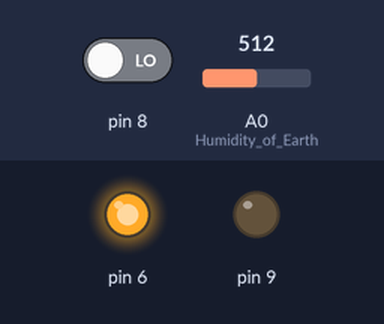
The sketch below on a simulated Arduino Uno, built with avr-gcc and run on an emulated ATmega328P. Parts: output pins drawn as LEDs (lit = HIGH). The inputs (shaded band) are chosen by the test bench; at power-on: A0 (Humidity_of_Earth) = 512, pin 8 LOW.

Above: at 1.2 s.
1.3 s: A0 (Humidity_of_Earth) set to 491
At 2.2 s:
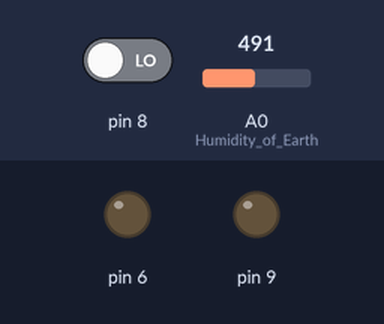
2.8 s: pin 8 driven HIGH
At 3.3 s:
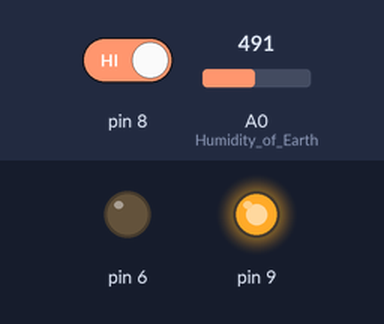
4.3 s: pin 8 driven LOW
At 5.5 s:
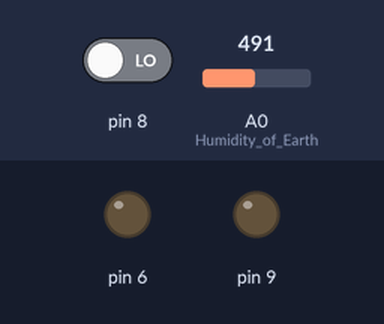
5.8 s: A0 (Humidity_of_Earth) set to 510
At 6.8 s:
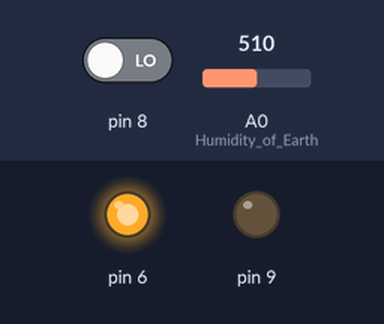
Timing chart, 0 to 8.3 s (numbered marks = the images above; inputs shaded):
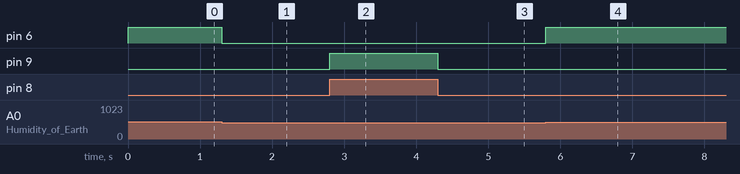

Measured:
- the behaviour switches between 501 and 500 on A0 (Humidity_of_Earth) (found by bisection; images 0 and 1)
- after the input at 1.3 s, pin 6: HIGH → LOW at once
- after the input at 2.8 s, pin 9: LOW → HIGH at once
- after the input at 4.3 s, pin 9: HIGH → LOW at once
- after the input at 5.8 s, pin 6: LOW → HIGH at once

The sketch:

water.ino
```cpp
#define Humidity_of_Earth A0    //定义AO引脚
#define Humidity_of_Water A5    //定义A5引脚
void setup() {
  //定义各个引脚的输入输出模式
  pinMode(Humidity_of_Earth, INPUT);
  pinMode(Humidity_of_Water, INPUT);
  pinMode(7, INPUT);
  pinMode(8, INPUT);
  pinMode(6,OUTPUT);
  pinMode(9,OUTPUT);
  Serial.begin(9600);
}
void loop() {
  //在串口监视器中打印数据测试
 /* Serial.print("Humidity of earth=");
  Serial.print(analogRead(Humidity_of_Earth));//在串口监视器中打印A0读取的湿度的数值
  Serial.print("|D7=");
  Serial.println(digitalRead(7));//在串口监视器中打印D7读取的数数值
  Serial.print("Humidity of water=");
  Serial.print(analogRead(Humidity_of_Water));//在串口监视器中打印A0读取的湿度的数值
  Serial.print("|D8=");
  Serial.println(digitalRead(8));//在串口监视器中打印D7读取的数数值
  delay(1000);*/
  //控制水泵开关
  int a=analogRead(Humidity_of_Earth);
  int b=digitalRead(8);
  if(a>500&&b<1){
    digitalWrite(6,1);//当湿度值小于设定值且水位高于设定值时，D6引脚为高电平，水泵开启
  }
  else {
    digitalWrite(6,0);//反之，D6引脚为低电平，水泵关闭
  }
  //控制警示灯和蜂鸣器
  if(b>0){
    digitalWrite(9,1);//当水位低于设定值时，D9引脚为高电平，报警灯和蜂鸣器开启
  }
  else{//反之，D9引脚为低电平，报警灯和蜂鸣器关闭
    digitalWrite(9,0);
  }
}
```
